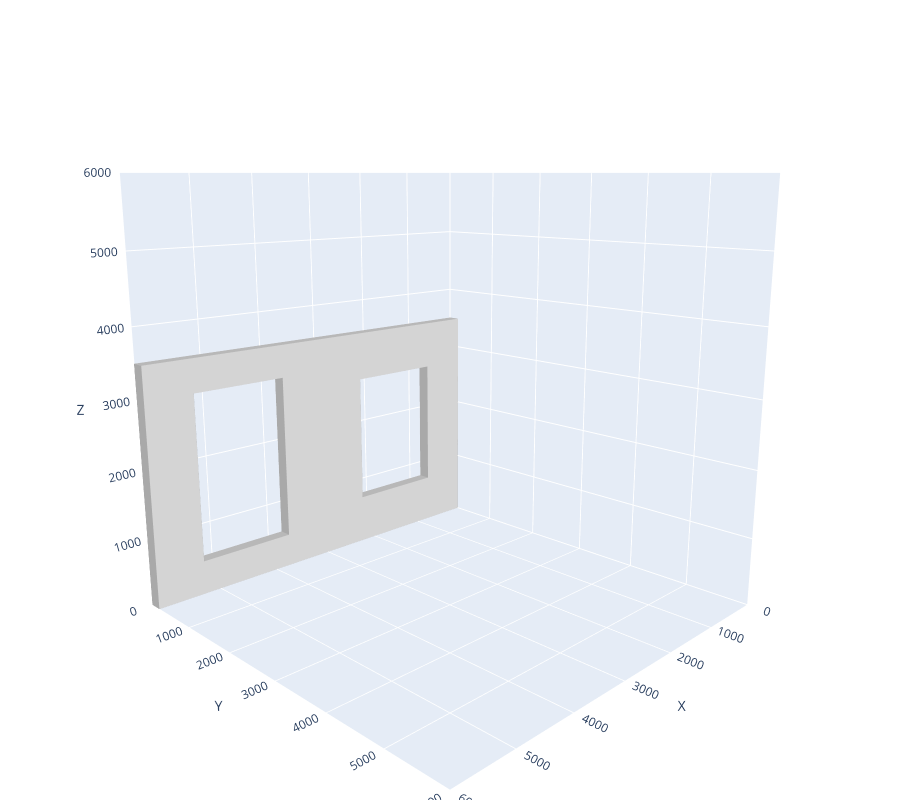

Here is the notebook cell this chart was saved with:
### Code cell
import plotly.graph_objects as go

# Config Test
config = {
    'panel_width': 6000, 'panel_height': 3500, 'thickness': 200,
    'openings': [Opening(1500, 1750, 1500, 2000), Opening(4500, 1750, 1500, 2500)]
}



# Génération
concrete_wall = generate_concrete_layout(
    panel_id="Wall-01",
    panel_width=config['panel_width'],
    panel_height=config['panel_height'],
    thickness=200,
    openings=config['openings'],
    y_min=0 # Décalage pour simuler une position dans le mur
)

print(f"Mur généré : {concrete_wall.name}")
print(f"Sommets : {len(concrete_wall.df_vertices)}")

# Viz rapide
df_v = concrete_wall.df_vertices
df_t = concrete_wall.df_triangles

fig = go.Figure(go.Mesh3d(
    x=df_v.X, y=df_v.Y, z=df_v.Z,
    i=df_t.I, j=df_t.J, k=df_t.K,
    color='lightgray', flatshading=True, opacity=1
))
x_min, x_max = df_v['X'].min(), df_v['X'].max()
y_min, y_max = df_v['Y'].min(), df_v['Y'].max()
z_min, z_max = df_v['Z'].min(), df_v['Z'].max()
axis_min = min(x_min, y_min, z_min)
axis_max = max(x_max, y_max, z_max)
fig.update_layout(
    scene=dict(
        xaxis=dict(range=[axis_min, axis_max], title='X'),
        yaxis=dict(range=[axis_min, axis_max], title='Y'),
        zaxis=dict(range=[axis_min, axis_max], title='Z'),
        aspectmode='cube', # Astuce pour ne pas déformer la 3D
        camera=dict(eye=dict(x=1.5, y=1.5, z=0.5))
    ),
    height=800,
    margin=dict(l=0, r=0, t=0, b=0),
    legend=dict(title="Couches (Cliquer pour masquer)") # Titre légende
)

fig.show()

### Figure 1 — Plotly figure (JSON) as saved in the notebook; plotly's stock layout.template omitted (floating-point values rounded to 4 significant figures; data arrays with more than 128 entries replaced by an {"elided": "..."} marker saying what was removed)
{"data": [{"color": "lightgray", "flatshading": true, "i": [0, 3, 6, 9, 12, 15, 18, 21, 24, 27, 30, 33, 36, 39, 42, 45, 48, 51, 54, 57, 60, 63, 66, 69, 72, 75, 78, 81, 84, 87, 90, 93, 96, 99, 102, 105, 108, 111, 114, 117, 120, 123, 126, 129, 132, 135, 138, 141, 144, 147, 150, 153], "j": [1, 4, 7, 10, 13, 16, 19, 22, 25, 28, 31, 34, 37, 40, 43, 46, 49, 52, 55, 58, 61, 64, 67, 70, 73, 76, 79, 82, 85, 88, 91, 94, 97, 100, 103, 106, 109, 112, 115, 118, 121, 124, 127, 130, 133, 136, 139, 142, 145, 148, 151, 154], "k": [2, 5, 8, 11, 14, 17, 20, 23, 26, 29, 32, 35, 38, 41, 44, 47, 50, 53, 56, 59, 62, 65, 68, 71, 74, 77, 80, 83, 86, 89, 92, 95, 98, 101, 104, 107, 110, 113, 116, 119, 122, 125, 128, 131, 134, 137, 140, 143, 146, 149, 152, 155], "opacity": 1, "type": "mesh3d", "x": {"elided": "156 float values"}, "y": {"elided": "156 int values"}, "z": {"elided": "156 float values"}}], "layout": {"height": 800, "legend": {"title": {"text": "Couches (Cliquer pour masquer)"}}, "margin": {"b": 0, "l": 0, "r": 0, "t": 0}, "scene": {"aspectmode": "cube", "camera": {"eye": {"x": 1.5, "y": 1.5, "z": 0.5}}, "xaxis": {"range": [0, 6000], "title": {"text": "X"}}, "yaxis": {"range": [0, 6000], "title": {"text": "Y"}}, "zaxis": {"range": [0, 6000], "title": {"text": "Z"}}}}}
